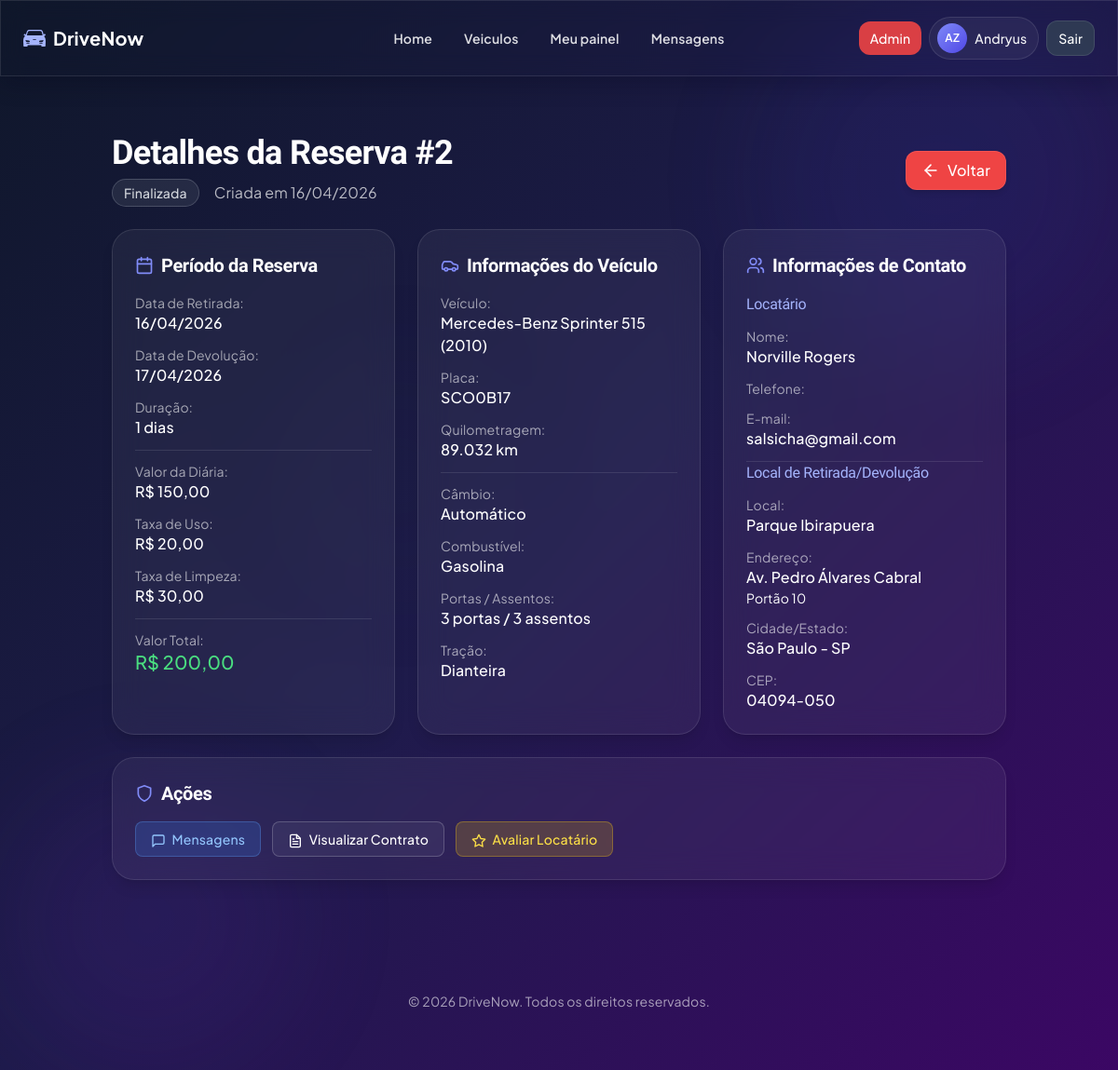
/reserva/detalhes_reserva.php?id=2 (signed in), run on the app's committed database.
### tables this page shows
CREATE TABLE `reserva` (
  `id` int(11) NOT NULL,
  `veiculo_id` int(11) DEFAULT NULL,
  `conta_usuario_id` int(11) DEFAULT NULL,
  `reserva_data` date DEFAULT NULL,
  `devolucao_data` date DEFAULT NULL,
  `diaria_valor` decimal(10,2) DEFAULT NULL,
  `taxas_de_uso` decimal(10,2) DEFAULT NULL,
  `taxas_de_limpeza` decimal(10,2) DEFAULT NULL,
  `valor_total` decimal(10,2) DEFAULT NULL,
  `status` varchar(20) DEFAULT 'pendente',
  `observacoes` text DEFAULT NULL
);

CREATE TABLE `veiculo` (
  `id` int(11) NOT NULL,
  `local_id` int(11) DEFAULT NULL,
  `categoria_veiculo_id` int(11) DEFAULT NULL,
  `dono_id` int(11) DEFAULT NULL,
  `veiculo_marca` varchar(50) DEFAULT NULL,
  `veiculo_modelo` varchar(100) DEFAULT NULL,
  `veiculo_ano` int(11) DEFAULT NULL,
  `veiculo_km` int(11) DEFAULT NULL,
  `veiculo_placa` varchar(50) DEFAULT NULL,
  `veiculo_cambio` varchar(50) DEFAULT NULL,
  `veiculo_combustivel` varchar(50) DEFAULT NULL,
  `veiculo_portas` int(11) DEFAULT NULL,
  `veiculo_acentos` int(11) DEFAULT NULL,
  `veiculo_tracao` varchar(50) DEFAULT NULL,
  `disponivel` tinyint(1) DEFAULT 1 COMMENT '0=Indisponível, 1=Disponível',
  `preco_diaria` decimal(10,2) NOT NULL DEFAULT 150.00,
  `descricao` text DEFAULT NULL,
  `media_avaliacao` decimal(3,1) DEFAULT NULL,
  `total_avaliacoes` int(11) DEFAULT 0
);

CREATE TABLE `conta_usuario` (
  `id` int(11) NOT NULL,
  `is_admin` tinyint(1) NOT NULL DEFAULT 0,
  `ativo` tinyint(1) NOT NULL DEFAULT 1,
  `primeiro_nome` varchar(50) DEFAULT NULL,
  `segundo_nome` varchar(50) DEFAULT NULL,
  `telefone` varchar(20) DEFAULT NULL,
  `e_mail` varchar(100) DEFAULT NULL,
  `senha` varchar(255) DEFAULT NULL,
  `data_de_entrada` date DEFAULT NULL,
  `foto_perfil` varchar(255) DEFAULT NULL,
  `cpf` varchar(14) DEFAULT NULL COMMENT 'CPF do usuário',
  `foto_cnh_frente` varchar(255) DEFAULT NULL COMMENT 'Caminho para foto da CNH (frente)',
  `foto_cnh_verso` varchar(255) DEFAULT NULL COMMENT 'Caminho para foto da CNH (verso)',
  `status_docs` enum('pendente','verificando','aprovado','rejeitado') NOT NULL DEFAULT 'pendente' COMMENT 'Status da verificação dos documentos',
  `data_verificacao` datetime DEFAULT NULL COMMENT 'Data da última verificação',
  `admin_verificacao` int(11) DEFAULT NULL COMMENT 'ID do admin que verificou os documentos',
  `tem_cnh` tinyint(1) NOT NULL DEFAULT 0 COMMENT 'Se o usuário possui CNH',
  `cadastro_completo` tinyint(1) NOT NULL DEFAULT 0 COMMENT 'Se o usuário completou o cadastro com documentos',
  `observacoes_docs` text DEFAULT NULL COMMENT 'Observações da verificação',
  `mensagens_nao_lidas` int(11) NOT NULL DEFAULT 0,
  `media_avaliacao_proprietario` decimal(3,1) DEFAULT NULL,
  `total_avaliacoes_proprietario` int(11) DEFAULT 0,
  `media_avaliacao_locatario` decimal(3,1) DEFAULT NULL,
  `total_avaliacoes_locatario` int(11) DEFAULT 0
);

CREATE TABLE `local` (
  `id` int(11) NOT NULL,
  `cidade_id` int(11) NOT NULL,
  `nome_local` varchar(100) NOT NULL,
  `endereco` varchar(255) DEFAULT NULL,
  `complemento` varchar(100) DEFAULT NULL,
  `cep` varchar(10) DEFAULT NULL
);

CREATE TABLE `cidade` (
  `id` int(11) NOT NULL,
  `estado_id` int(11) NOT NULL,
  `cidade_nome` varchar(100) NOT NULL
);

CREATE TABLE `estado` (
  `id` int(11) NOT NULL,
  `estado_nome` varchar(100) NOT NULL,
  `sigla` char(2) DEFAULT NULL
);

### reserva/detalhes_reserva.php (the view, shortened to what the rows shown need)
<?php
$usuario = getUsuario();
$reservaId = (int)$_GET['id'];
global $pdo;
$stmt = $pdo->prepare("SELECT id FROM dono WHERE conta_usuario_id = ?");
$stmt->execute([$usuario['id']]);
$dono = $stmt->fetch();
$stmt = $pdo->prepare("
    SELECT r.*,
           v.veiculo_marca, v.veiculo_modelo, v.veiculo_placa, v.veiculo_ano, v.veiculo_km,
           v.veiculo_cambio, v.veiculo_combustivel, v.veiculo_portas, v.veiculo_acentos,
           v.veiculo_tracao, v.preco_diaria, v.descricao,
           CONCAT(u_loc.primeiro_nome, ' ', u_loc.segundo_nome) AS nome_locatario,
           u_loc.telefone AS telefone_locatario, u_loc.e_mail AS email_locatario,
           CONCAT(u_prop.primeiro_nome, ' ', u_prop.segundo_nome) AS nome_proprietario,
           u_prop.telefone AS telefone_proprietario, u_prop.e_mail AS email_proprietario,
           l.nome_local, l.endereco, l.complemento, l.cep,
           c.cidade_nome, e.estado_nome, e.sigla
    FROM reserva r
    JOIN veiculo v ON r.veiculo_id = v.id
    JOIN conta_usuario u_loc ON r.conta_usuario_id = u_loc.id
    JOIN dono d ON v.dono_id = d.id
    JOIN conta_usuario u_prop ON d.conta_usuario_id = u_prop.id
    JOIN local l ON v.local_id = l.id
    JOIN cidade c ON l.cidade_id = c.id
    JOIN estado e ON c.estado_id = e.id
    WHERE r.id = ?
");
$stmt->execute([$reservaId]);
$reserva = $stmt->fetch();
$now = time();
$inicio = strtotime($reserva['reserva_data']);
$fim = strtotime($reserva['devolucao_data']);
if (!empty($reserva['status'])) {
    $status = ucfirst($reserva['status']);
    if ($reserva['status'] === 'confirmada') {
        if ($now >= $inicio && $now <= $fim) {
            $status = 'Em Andamento';
            $statusClass = 'bg-yellow-500/20 text-yellow-300 border border-yellow-400/30';
        } else if ($now > $fim) {
            $status = 'Finalizada';
            $statusClass = 'bg-gray-500/20 text-gray-300 border border-gray-400/30';
        } else {
            $status = 'Confirmada';
            $statusClass = 'bg-green-500/20 text-green-300 border border-green-400/30';
        }
    } elseif ($reserva['status'] === 'rejeitada') {
        $statusClass = 'bg-red-500/20 text-red-300 border border-red-400/30';
    } elseif ($reserva['status'] === 'finalizada') {
        $statusClass = 'bg-gray-500/20 text-gray-300 border border-gray-400/30';
    } else {
        $statusClass = 'bg-blue-500/20 text-blue-300 border border-blue-400/30';
    }
} else {
    $status = 'Pendente';
    $statusClass = 'bg-blue-500/20 text-blue-300 border border-blue-400/30';
}
$duracao = ceil(($fim - $inicio) / (60 * 60 * 24));
?>
<!DOCTYPE html>
<html lang="pt-br">
<head>
    <script src="https://cdn.tailwindcss.com"></script>
    <link rel="stylesheet" href="../assets/ui-modern.css">
</head>
<body class="drivenow-modern min-h-screen bg-gradient-to-br from-slate-900 via-indigo-950 to-purple-950 text-white p-4 md:p-8 overflow-x-hidden">
    <main class="container mx-auto px-4 pt-28 pb-8">
        <div class="flex flex-col md:flex-row md:justify-between md:items-center gap-4 mb-6 px-4">
            <div>
                <h2 class="text-3xl md:text-4xl font-bold text-white">
                    Detalhes da Reserva #<?= $reserva['id'] ?>
                </h2>
                <div class="flex items-center mt-2">
                    <span class="px-3 py-1 rounded-full text-sm font-medium <?= $statusClass ?>">
                        <?= $status ?>
                    </span>
                    <span class="text-white/70 ml-4">
                        Criada em <?= date('d/m/Y', strtotime($reserva['reserva_data'])) ?>
                    </span>
                </div>
            </div>
        </div>
        <div class="grid grid-cols-1 md:grid-cols-3 gap-6 mb-6 px-4">
            <div class="section-shell backdrop-blur-lg bg-white/5 border subtle-border rounded-3xl p-6 shadow-lg transition-all hover:shadow-xl hover:bg-white/10">
                <div class="space-y-3 text-white">
                    <div class="flex flex-col">
                        <span class="text-white/60 text-sm">Data de Retirada:</span>
                        <span class="font-medium"><?= date('d/m/Y', strtotime($reserva['reserva_data'])) ?></span>
                    </div>
                    <div class="flex flex-col">
                        <span class="text-white/60 text-sm">Data de Devolução:</span>
                        <span class="font-medium"><?= date('d/m/Y', strtotime($reserva['devolucao_data'])) ?></span>
                    </div>
                    <div class="flex flex-col">
                        <span class="text-white/60 text-sm">Duração:</span>
                        <span class="font-medium"><?= $duracao ?> dias</span>
                    </div>
                    <div class="flex flex-col pt-3 border-t border-white/10 mt-3">
                        <span class="text-white/60 text-sm">Valor da Diária:</span>
                        <span class="font-medium">R$ <?= number_format($reserva['preco_diaria'], 2, ',', '.') ?></span>
                    </div>
                    <div class="flex flex-col">
                        <span class="text-white/60 text-sm">Taxa de Uso:</span>
                        <span class="font-medium">R$ <?= number_format($reserva['taxas_de_uso'], 2, ',', '.') ?></span>
                    </div>
                    <div class="flex flex-col">
                        <span class="text-white/60 text-sm">Taxa de Limpeza:</span>
                        <span class="font-medium">R$ <?= number_format($reserva['taxas_de_limpeza'], 2, ',', '.') ?></span>
                    </div>
                    <div class="flex flex-col pt-3 border-t border-white/10 mt-3">
                        <span class="text-white/60 text-sm">Valor Total:</span>
                        <span class="font-medium text-xl text-green-400">R$ <?= number_format($reserva['valor_total'], 2, ',', '.') ?></span>
                    </div>
                </div>
            </div>
            <div class="section-shell backdrop-blur-lg bg-white/5 border subtle-border rounded-3xl p-6 shadow-lg transition-all hover:shadow-xl hover:bg-white/10">
                <div class="space-y-3 text-white">
                    <div class="flex flex-col">
                        <span class="text-white/60 text-sm">Veículo:</span>
                        <span class="font-medium"><?= htmlspecialchars($reserva['veiculo_marca']) ?> <?= htmlspecialchars($reserva['veiculo_modelo']) ?> (<?= $reserva['veiculo_ano'] ?>)</span>
                    </div>
                    <div class="flex flex-col">
                        <span class="text-white/60 text-sm">Placa:</span>
                        <span class="font-medium"><?= htmlspecialchars($reserva['veiculo_placa']) ?></span>
                    </div>
                    <div class="flex flex-col">
                        <span class="text-white/60 text-sm">Quilometragem:</span>
                        <span class="font-medium"><?= number_format($reserva['veiculo_km'], 0, ',', '.') ?> km</span>
                    </div>
                    <div class="flex flex-col pt-3 border-t border-white/10 mt-3">
                        <span class="text-white/60 text-sm">Câmbio:</span>
                        <span class="font-medium"><?= htmlspecialchars($reserva['veiculo_cambio']) ?></span>
                    </div>
                    <div class="flex flex-col">
                        <span class="text-white/60 text-sm">Combustível:</span>
                        <span class="font-medium"><?= htmlspecialchars($reserva['veiculo_combustivel']) ?></span>
                    </div>
                    <div class="flex flex-col">
                        <span class="text-white/60 text-sm">Portas / Assentos:</span>
                        <span class="font-medium"><?= $reserva['veiculo_portas'] ?> portas / <?= $reserva['veiculo_acentos'] ?> assentos</span>
                    </div>
                    <div class="flex flex-col">
                        <span class="text-white/60 text-sm">Tração:</span>
                        <span class="font-medium"><?= htmlspecialchars($reserva['veiculo_tracao']) ?></span>
                    </div>
                </div>
            </div>
            <div class="section-shell backdrop-blur-lg bg-white/5 border subtle-border rounded-3xl p-6 shadow-lg transition-all hover:shadow-xl hover:bg-white/10">
                <?php if ($dono): ?>
                <div class="space-y-3 text-white">
                    <h4 class="font-medium text-indigo-300">Locatário</h4>
                    <div class="flex flex-col">
                        <span class="text-white/60 text-sm">Nome:</span>
                        <span class="font-medium"><?= htmlspecialchars($reserva['nome_locatario']) ?></span>
                    </div>
                    <div class="flex flex-col">
                        <span class="text-white/60 text-sm">Telefone:</span>
                    </div>
                    <div class="flex flex-col pb-3 border-b border-white/10 mb-3">
                        <span class="text-white/60 text-sm">E-mail:</span>
                        <span class="font-medium"><?= htmlspecialchars($reserva['email_locatario']) ?></span>
                    </div>
                </div>
                <?php endif; ?>
                <div class="space-y-3 text-white">
                    <div class="flex flex-col">
                        <span class="text-white/60 text-sm">Local:</span>
                        <span class="font-medium"><?= htmlspecialchars($reserva['nome_local']) ?></span>
                    </div>
                    <div class="flex flex-col">
                        <span class="text-white/60 text-sm">Endereço:</span>
                        <span class="font-medium"><?= htmlspecialchars($reserva['endereco']) ?></span>
                        <?php if (!empty($reserva['complemento'])): ?>
                            <span class="text-sm"><?= htmlspecialchars($reserva['complemento']) ?></span>
                        <?php endif; ?>
                    </div>
                    <div class="flex flex-col">
                        <span class="text-white/60 text-sm">Cidade/Estado:</span>
                        <span class="font-medium"><?= htmlspecialchars($reserva['cidade_nome']) ?> - <?= htmlspecialchars($reserva['sigla']) ?></span>
                    </div>
                    <div class="flex flex-col">
                        <span class="text-white/60 text-sm">CEP:</span>
                        <span class="font-medium"><?= htmlspecialchars($reserva['cep']) ?></span>
                    </div>
                </div>
            </div>
        </div>
    </main>
</body>
</html>

### data on the page
reserva: id "2", status "Finalizada", reserva_data "16/04/2026", devolucao_data "17/04/2026", duracao "1", veiculo.preco_diaria "150,00", taxas_de_uso "20,00", taxas_de_limpeza "30,00", valor_total "200,00", veiculo.veiculo_marca "Mercedes-Benz", veiculo.veiculo_modelo "Sprinter 515", veiculo.veiculo_ano "2010", veiculo.veiculo_placa "SCO0B17", veiculo.veiculo_km "89.032", veiculo.veiculo_cambio "Automático", veiculo.veiculo_combustivel "Gasolina", veiculo.veiculo_portas "3", veiculo.veiculo_acentos "3", veiculo.veiculo_tracao "Dianteira", conta_usuario.e_mail "salsicha@gmail.com", local.nome_local "Parque Ibirapuera", local.endereco "Av. Pedro Álvares Cabral", local.complemento "Portão 10", cidade.cidade_nome "São Paulo", estado.sigla "SP", local.cep "04094-050"

### other printed values
$navIniciais "AZ"
$navNomeExibicao "Andryus"
$reserva['nome_locatario'] "Norville Rogers"
